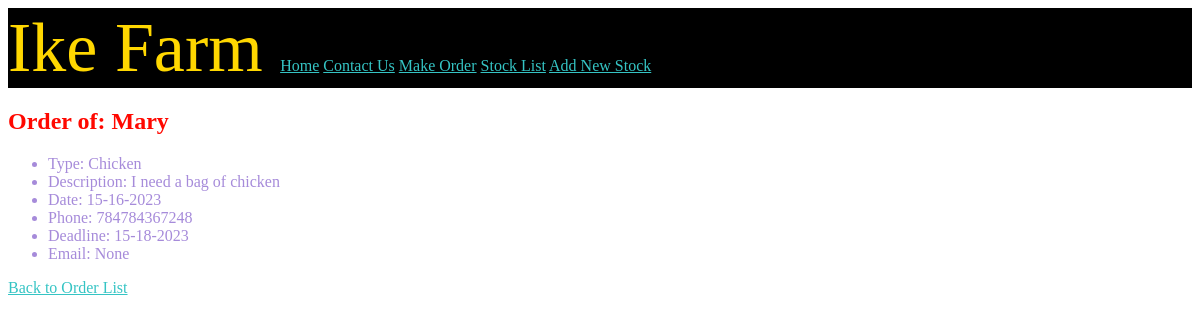
The page /order_detail/1/ on the database its author committed.
### livestock/models.py (models this page shows, shortened)
class order(models.Model):
    class Type(models.TextChoices):
        Chicken = 'Chicken'
        Catfish = 'Catfish'
        Goat = 'Goat'
        Pig = 'Pig or Pork'
        Others = 'Others. Explain in description'
    Order_Type = models.fields.CharField(choices=Type.choices, max_length=50)
    Name = models.fields.CharField(max_length=50)
    Phone_number = models.fields.CharField(max_length=30)
    Email = models.fields.EmailField(null=True,blank=True)
    Date = models.fields.CharField(max_length=50)
    Expected_order_recieve_date =models.fields.CharField(max_length=50)
    Description = models.fields.CharField(max_length=1000)

### livestock/views.py (the view)
# urls.py: path('order_detail/<int:id>/', views.order_detail,name='order-detail'),
def order_detail(request,id):
    Order = order.objects.get(id=id)
    return render(request, 'livestock/order_detail.html', {'Order':Order})

### livestock/templates/livestock/order_detail.html
{% extends 'livestock/hello.html' %}
{% block content %}
<h2>Order of: {{ Order.Name }}</h2>
    <ul>
        <li>Type: {{ Order.Order_Type }}</li>
        <li>Description: {{ Order.Description }}</li>
        <li>Date: {{ Order.Date }}</li>
        <li>Phone: {{ Order.Phone_number }}</li>
        <li>Deadline: {{ Order.Expected_order_recieve_date }}</li>
        <li>Email: {{ Order.Email }}</li>
    </ul>
    <a href="{% url 'order-list' %}">Back to Order List</a>
{% endblock %}

### static/css/styles.css (style rules this page uses)
body { color: rgb(166, 139, 218); background-color: white; }
a { color: rgb(53, 196, 196); }
h2 { color:rgb(255, 8, 0); }

### rows shown on the page
order: Name "Mary", Order_Type "Chicken", Description "I need a bag of chicken", Date "15-16-2023", Phone_number "784784367248", Expected_order_recieve_date "15-18-2023", Email "None"
